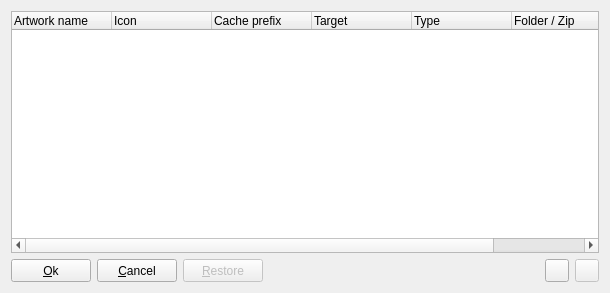
<?xml version="1.0" encoding="UTF-8"?>
<ui version="4.0">
 <class>AdditionalArtworkSetup</class>
 <widget class="QDialog" name="AdditionalArtworkSetup">
  <property name="geometry">
   <rect>
    <x>0</x>
    <y>0</y>
    <width>610</width>
    <height>293</height>
   </rect>
  </property>
  <property name="windowTitle">
   <string>Additional artwork classes</string>
  </property>
  <layout class="QGridLayout" name="gridLayout">
   <item row="0" column="0" colspan="6">
    <widget class="QTreeWidget" name="treeWidget">
     <property name="selectionMode">
      <enum>QAbstractItemView::NoSelection</enum>
     </property>
     <property name="rootIsDecorated">
      <bool>false</bool>
     </property>
     <property name="itemsExpandable">
      <bool>false</bool>
     </property>
     <property name="expandsOnDoubleClick">
      <bool>false</bool>
     </property>
     <column>
      <property name="text">
       <string>Artwork name</string>
      </property>
     </column>
     <column>
      <property name="text">
       <string>Icon</string>
      </property>
     </column>
     <column>
      <property name="text">
       <string>Cache prefix</string>
      </property>
     </column>
     <column>
      <property name="text">
       <string>Target</string>
      </property>
     </column>
     <column>
      <property name="text">
       <string>Type</string>
      </property>
     </column>
     <column>
      <property name="text">
       <string>Folder / Zip</string>
      </property>
     </column>
     <column>
      <property name="text">
       <string>Active</string>
      </property>
     </column>
    </widget>
   </item>
   <item row="1" column="0">
    <widget class="QPushButton" name="pushButtonOk">
     <property name="sizePolicy">
      <sizepolicy hsizetype="Minimum" vsizetype="Minimum">
       <horstretch>0</horstretch>
       <verstretch>0</verstretch>
      </sizepolicy>
     </property>
     <property name="toolTip">
      <string>Apply additional artwork setup and close dialog</string>
     </property>
     <property name="text">
      <string>&amp;Ok</string>
     </property>
     <property name="icon">
      <iconset resource="qmc2.qrc">
       <normaloff>:/data/img/yes.png</normaloff>:/data/img/yes.png</iconset>
     </property>
     <property name="autoDefault">
      <bool>false</bool>
     </property>
    </widget>
   </item>
   <item row="1" column="1">
    <widget class="QPushButton" name="pushButtonCancel">
     <property name="sizePolicy">
      <sizepolicy hsizetype="Minimum" vsizetype="Minimum">
       <horstretch>0</horstretch>
       <verstretch>0</verstretch>
      </sizepolicy>
     </property>
     <property name="toolTip">
      <string>Cancel additional artwork editing</string>
     </property>
     <property name="text">
      <string>&amp;Cancel</string>
     </property>
     <property name="icon">
      <iconset resource="qmc2.qrc">
       <normaloff>:/data/img/no.png</normaloff>:/data/img/no.png</iconset>
     </property>
     <property name="autoDefault">
      <bool>false</bool>
     </property>
    </widget>
   </item>
   <item row="1" column="2">
    <widget class="QPushButton" name="pushButtonRestore">
     <property name="enabled">
      <bool>false</bool>
     </property>
     <property name="sizePolicy">
      <sizepolicy hsizetype="Minimum" vsizetype="Minimum">
       <horstretch>0</horstretch>
       <verstretch>0</verstretch>
      </sizepolicy>
     </property>
     <property name="toolTip">
      <string>Restore additional artwork from currently active setup</string>
     </property>
     <property name="text">
      <string>&amp;Restore</string>
     </property>
     <property name="icon">
      <iconset resource="qmc2.qrc">
       <normaloff>:/data/img/undo.png</normaloff>:/data/img/undo.png</iconset>
     </property>
     <property name="autoDefault">
      <bool>false</bool>
     </property>
    </widget>
   </item>
   <item row="1" column="3">
    <spacer name="horizontalSpacer">
     <property name="orientation">
      <enum>Qt::Horizontal</enum>
     </property>
     <property name="sizeHint" stdset="0">
      <size>
       <width>442</width>
       <height>20</height>
      </size>
     </property>
    </spacer>
   </item>
   <item row="1" column="4">
    <widget class="QToolButton" name="toolButtonAdd">
     <property name="sizePolicy">
      <sizepolicy hsizetype="Fixed" vsizetype="Minimum">
       <horstretch>0</horstretch>
       <verstretch>0</verstretch>
      </sizepolicy>
     </property>
     <property name="toolTip">
      <string>Add a new artwork class</string>
     </property>
     <property name="icon">
      <iconset resource="qmc2.qrc">
       <normaloff>:/data/img/plus.png</normaloff>:/data/img/plus.png</iconset>
     </property>
    </widget>
   </item>
   <item row="1" column="5">
    <widget class="QToolButton" name="toolButtonRemove">
     <property name="enabled">
      <bool>false</bool>
     </property>
     <property name="sizePolicy">
      <sizepolicy hsizetype="Fixed" vsizetype="Minimum">
       <horstretch>0</horstretch>
       <verstretch>0</verstretch>
      </sizepolicy>
     </property>
     <property name="toolTip">
      <string>Remove selected artwork classes</string>
     </property>
     <property name="icon">
      <iconset resource="qmc2.qrc">
       <normaloff>:/data/img/minus.png</normaloff>:/data/img/minus.png</iconset>
     </property>
    </widget>
   </item>
  </layout>
 </widget>
 <tabstops>
  <tabstop>treeWidget</tabstop>
  <tabstop>pushButtonOk</tabstop>
  <tabstop>pushButtonCancel</tabstop>
  <tabstop>pushButtonRestore</tabstop>
  <tabstop>toolButtonAdd</tabstop>
  <tabstop>toolButtonRemove</tabstop>
 </tabstops>
 <resources>
  <include location="qmc2.qrc"/>
 </resources>
 <connections/>
</ui>
